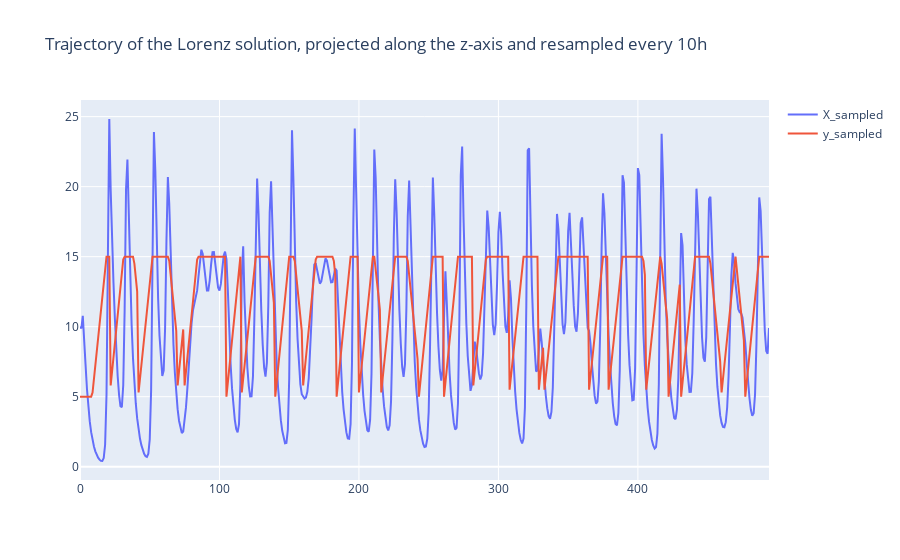

Write notebook code for a chart like this one.
### Code cell
fig = px.line(title='Trajectory of the Lorenz solution, projected along the z-axis and resampled every 10h')
fig.add_scatter(y=X_sampled.flatten(), name='X_sampled')
fig.add_scatter(y=y_sampled, name='y_sampled')
fig.show()

### Figure 1 — Plotly figure (JSON) as saved in the notebook; plotly's stock layout.template omitted (floating-point values rounded to 4 significant figures; data arrays with more than 128 entries replaced by an {"elided": "..."} marker saying what was removed)
{"data": [{"name": "X_sampled", "type": "scatter", "y": {"elided": "495 float values"}}, {"name": "y_sampled", "type": "scatter", "y": {"elided": "495 float values"}}], "layout": {"autosize": true, "legend": {"tracegroupgap": 0}, "title": {"text": "Trajectory of the Lorenz solution, projected along the z-axis and resampled every 10h"}, "xaxis": {"anchor": "y", "autorange": true, "domain": [0, 1], "range": [0, 494]}, "yaxis": {"anchor": "x", "autorange": true, "domain": [0, 1], "range": [-0.9502, 26.19], "type": "linear"}}}
